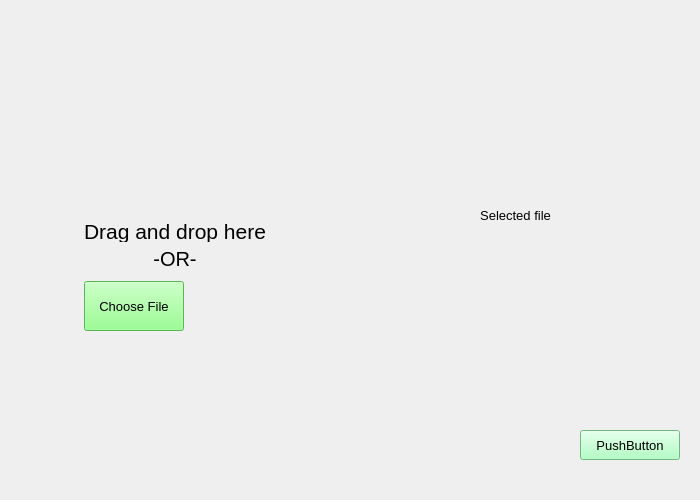
<?xml version="1.0" encoding="UTF-8"?>
<ui version="4.0">
 <class>MainWindow</class>
 <widget class="QMainWindow" name="MainWindow">
  <property name="geometry">
   <rect>
    <x>0</x>
    <y>0</y>
    <width>700</width>
    <height>500</height>
   </rect>
  </property>
  <property name="minimumSize">
   <size>
    <width>700</width>
    <height>500</height>
   </size>
  </property>
  <property name="maximumSize">
   <size>
    <width>700</width>
    <height>500</height>
   </size>
  </property>
  <property name="font">
   <font>
    <pointsize>10</pointsize>
   </font>
  </property>
  <property name="windowTitle">
   <string>MainWindow</string>
  </property>
  <widget class="QWidget" name="centralwidget">
   <property name="autoFillBackground">
    <bool>false</bool>
   </property>
   <widget class="QWidget" name="verticalWidget" native="true">
    <property name="geometry">
     <rect>
      <x>30</x>
      <y>40</y>
      <width>291</width>
      <height>441</height>
     </rect>
    </property>
    <property name="styleSheet">
     <string notr="true"/>
    </property>
    <layout class="QGridLayout" name="gridLayout">
     <property name="sizeConstraint">
      <enum>QLayout::SetDefaultConstraint</enum>
     </property>
     <property name="leftMargin">
      <number>20</number>
     </property>
     <property name="topMargin">
      <number>100</number>
     </property>
     <property name="rightMargin">
      <number>20</number>
     </property>
     <property name="bottomMargin">
      <number>150</number>
     </property>
     <item row="1" column="0">
      <layout class="QVBoxLayout" name="verticalLayout_2">
       <property name="topMargin">
        <number>80</number>
       </property>
       <property name="bottomMargin">
        <number>5</number>
       </property>
       <item>
        <widget class="QLabel" name="label">
         <property name="font">
          <font>
           <pointsize>16</pointsize>
          </font>
         </property>
         <property name="text">
          <string>Drag and drop here</string>
         </property>
         <property name="alignment">
          <set>Qt::AlignCenter</set>
         </property>
        </widget>
       </item>
       <item>
        <widget class="QLabel" name="label_2">
         <property name="font">
          <font>
           <pointsize>15</pointsize>
          </font>
         </property>
         <property name="text">
          <string>-OR-</string>
         </property>
         <property name="alignment">
          <set>Qt::AlignCenter</set>
         </property>
        </widget>
       </item>
      </layout>
     </item>
     <item row="2" column="0">
      <widget class="QPushButton" name="pushButton">
       <property name="sizePolicy">
        <sizepolicy hsizetype="Minimum" vsizetype="Fixed">
         <horstretch>0</horstretch>
         <verstretch>0</verstretch>
        </sizepolicy>
       </property>
       <property name="minimumSize">
        <size>
         <width>100</width>
         <height>50</height>
        </size>
       </property>
       <property name="maximumSize">
        <size>
         <width>100</width>
         <height>50</height>
        </size>
       </property>
       <property name="cursor">
        <cursorShape>PointingHandCursor</cursorShape>
       </property>
       <property name="styleSheet">
        <string notr="true">background-color: rgb(125, 255, 116);
selection-background-color: rgb(255, 0, 0);</string>
       </property>
       <property name="text">
        <string>Choose File</string>
       </property>
       <property name="checkable">
        <bool>false</bool>
       </property>
      </widget>
     </item>
    </layout>
   </widget>
   <widget class="QWidget" name="verticalLayoutWidget_3">
    <property name="geometry">
     <rect>
      <x>340</x>
      <y>30</y>
      <width>351</width>
      <height>361</height>
     </rect>
    </property>
    <layout class="QVBoxLayout" name="verticalLayout_3" stretch="0,1">
     <property name="topMargin">
      <number>10</number>
     </property>
     <property name="bottomMargin">
      <number>0</number>
     </property>
     <item>
      <widget class="QLabel" name="label_3">
       <property name="text">
        <string>Selected file</string>
       </property>
       <property name="alignment">
        <set>Qt::AlignCenter</set>
       </property>
      </widget>
     </item>
     <item>
      <layout class="QVBoxLayout" name="verticalLayout_4" stretch="">
       <property name="topMargin">
        <number>0</number>
       </property>
       <property name="bottomMargin">
        <number>0</number>
       </property>
      </layout>
     </item>
    </layout>
   </widget>
   <widget class="QPushButton" name="pushButton_2">
    <property name="geometry">
     <rect>
      <x>580</x>
      <y>430</y>
      <width>100</width>
      <height>30</height>
     </rect>
    </property>
    <property name="minimumSize">
     <size>
      <width>100</width>
      <height>30</height>
     </size>
    </property>
    <property name="maximumSize">
     <size>
      <width>100</width>
      <height>30</height>
     </size>
    </property>
    <property name="layoutDirection">
     <enum>Qt::LeftToRight</enum>
    </property>
    <property name="styleSheet">
     <string notr="true">
background-color: rgb(156, 255, 181);
border-color: rgb(43, 255, 241);</string>
    </property>
    <property name="text">
     <string>PushButton</string>
    </property>
   </widget>
  </widget>
 </widget>
 <resources/>
 <connections/>
</ui>
